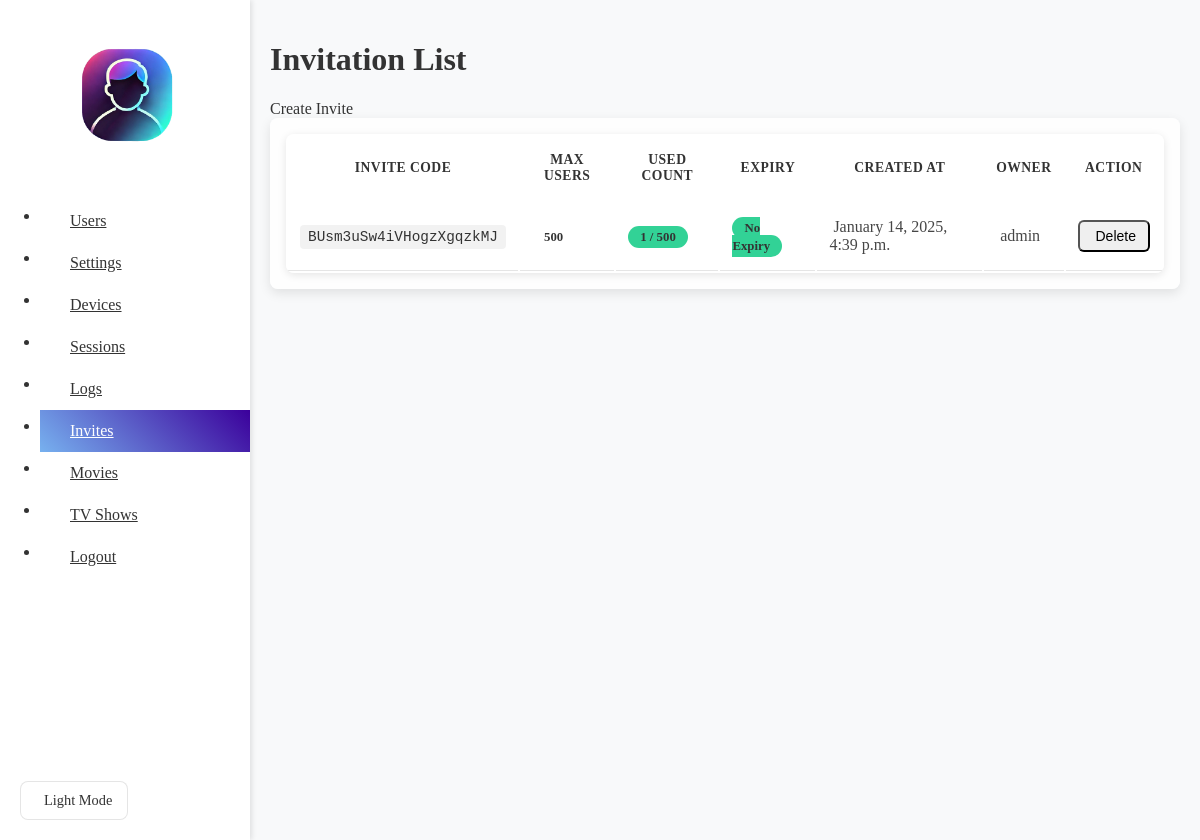
Page /invitations/ (signed in) on the committed database.
### jellyfin_control/models.py (models this page shows, shortened)
class Invitation(models.Model):
    id = models.UUIDField(primary_key=True, default=uuid.uuid4, editable=False)
    invite_code = models.CharField(max_length=30, unique=True)
    max_users = models.IntegerField()
    used_count = models.IntegerField(default=0)
    expiry = models.DateTimeField(null=True, blank=True)
    created_at = models.DateTimeField(auto_now_add=True)
    user = models.ForeignKey(settings.AUTH_USER_MODEL, on_delete=models.CASCADE, null=True, blank=True)

class CustomUser(AbstractBaseUser, PermissionsMixin):
    email = models.EmailField(unique=True)
    first_name = models.CharField(max_length=30, blank=True)
    last_name = models.CharField(max_length=30, blank=True)
    is_active = models.BooleanField(default=True)
    is_staff = models.BooleanField(default=False)
    jellyfin_user_id = models.CharField(max_length=255, unique=True, null=True, blank=True)  # New field
    objects = CustomUserManager()
    USERNAME_FIELD = 'email'
    REQUIRED_FIELDS = []
    def __str__(self):
        return self.email

### jellyfin_control/views.py (the view)
# urls.py: path('invitations/', views.invitation_list, name='invitation_list'),
@login_required
def invitation_list(request):
    user = request.user
    if user.is_superuser:
        invitations = Invitation.objects.all()
    else:
        invitations = Invitation.objects.filter(user=user)
    return render(request, 'invitation_list.html', {'invitations': invitations})

### jellyfin_control/context_processors.py (called while the page is built)
def is_superuser(request):
    return {
        'is_superuser': request.user.is_authenticated and request.user.is_superuser
    }

def user_info(request):
    if request.user.is_authenticated:
        return {'username': request.user.email}
    return {'username': None}

def check_default_invite(request):
    default_invite_code = None
    default_invite_exists = False
    try:
        config = Config.objects.first()  # Assuming there's only one Config object
        if config and config.invite_code:
            default_invite_code = config.invite_code
            default_invite_exists = Invitation.objects.filter(invite_code=default_invite_code).exists()
    except ObjectDoesNotExist:
        pass
    return {
        'default_invite_code': default_invite_code,
        'default_invite_exists': default_invite_exists,
    }

### jellyfin_control/templates/invitation_list.html (shortened to what this page needs)
{% extends 'base.html' %}
{% block content %}
<div class="uk-container">
    <div class="settings-card uk-margin-medium-bottom">
        <div class="uk-flex uk-flex-between uk-flex-middle">
            <h1 class="uk-heading-medium uk-margin-remove">Invitation List</h1>
            <div class="uk-flex uk-flex-middle uk-flex-wrap">
                <a onclick="createInvitation()" class="uk-button uk-button-primary uk-margin-small-right">
                    Create Invite
                </a>
            </div>
        </div>
    </div>
    <div class="settings-card">
        {% if invitations %}
        <div class="uk-overflow-auto">
            <table class="uk-table uk-table-divider uk-table-hover uk-table-middle uk-table-small">
                <thead>
                    <tr>
                        <th>Invite Code</th>
                        <th>Max Users</th>
                        <th>Used Count</th>
                        <th>Expiry</th>
                        <th>Created At</th>
                        {% if user.is_superuser %}
                        <th>Owner</th>
                        {% endif %}
                        <th>Action</th>
                    </tr>
                </thead>
                <tbody>
                    {% for invitation in invitations %}
                    <tr>
                        <td>
                            <code class="invite-code">{{ invitation.invite_code }}</code>
                        </td>
                        <td>
                            <span class="uk-label">{{ invitation.max_users }}</span>
                        </td>
                        <td>
                            <span class="uk-label {% if invitation.used_count >= invitation.max_users %}uk-label-danger{% else %}uk-label-success{% endif %}">
                                {{ invitation.used_count }} / {{ invitation.max_users }}
                            </span>
                        </td>
                        <td>
                            {% if invitation.expiry %}
                            <span class="uk-text-small">
                                <span uk-icon="clock" class="uk-margin-small-right"></span>
                                {{ invitation.expiry|date:"F j, Y, g:i a" }}
                            </span>
                            {% else %}
                            <span class="uk-label uk-label-success">No Expiry</span>
                            {% endif %}
                        </td>
                        <td>
                            <span class="uk-text-small">
                                {{ invitation.created_at|date:"F j, Y, g:i a" }}
                            </span>
                        </td>
                        {% if user.is_superuser %}
                        <td>
                            <span class="uk-text-small">
                                {{ invitation.user }}
                            </span>
                        </td>
                        {% endif %}
                        <td>
                            <button onclick="deleteInvitation('{{ invitation.invite_code }}')"
                                    class="uk-button uk-button-danger uk-button-small">
                                Delete
                            </button>
                        </td>
                    </tr>
                    {% endfor %}
                </tbody>
            </table>
        </div>
        {% endif %}
    </div>
</div>
{% endblock %}

### jellyfin_control/templates/base.html (style rules this page uses)
:root { --background-color: #f8f9fa; --text-color: #333333; --sidebar-bg: #ffffff; --card-bg: rgba(255, 255, 255, 0.9); --hover-bg: rgba(0, 0, 0, 0.05); --overlay-bg: rgba(0, 0, 0, 0.7); --input-bg: #ffffff; --border-color: rgba(0, 0, 0, 0.1); }
body { background-color: var(--background-color); color: var(--text-color); min-height: 100vh; margin: 0; }
.uk-table { background: var(--card-bg); color: var(--text-color); border-radius: 8px; box-shadow: 0 2px 8px rgba(0, 0, 0, 0.1); overflow: hidden; }
.uk-table thead { background: var(--sidebar-bg); border-bottom: 2px solid var(--border-color); }
.uk-table th { color: var(--text-color); font-weight: 600; font-size: 0.95rem; padding: 16px 12px; text-transform: uppercase; letter-spacing: 0.5px; }
.uk-table td { padding: 16px 12px; vertical-align: middle; border-bottom: 1px solid var(--border-color); }
.uk-table tbody tr { transition: background-color 0.2s ease; }
.uk-table .uk-button { border-radius: 6px; text-transform: none; font-weight: 500; padding: 6px 12px; transition: all 0.2s ease; }
.uk-table .uk-button-small { font-size: 0.875rem; }
.uk-table .uk-label { font-weight: 600; padding: 4px 12px; border-radius: 20px; text-transform: none; font-size: 0.8rem; }
.uk-table .uk-label-success { background: #32d296; }
.uk-overflow-auto { border-radius: 8px; box-shadow: 0 4px 12px rgba(0, 0, 0, 0.1); background: var(--card-bg); padding: 16px; }

### jellyfin_control/templates/invitation_list.html (style rules this page uses)
.invite-code { background: var(--hover-bg); padding: 4px 8px; border-radius: 4px; font-family: monospace; font-size: 0.9rem; }
.uk-table th { text-transform: uppercase; font-size: 0.85rem; letter-spacing: 0.5px; }
.uk-label { font-weight: 500; padding: 3px 10px; border-radius: 12px; }
.uk-text-small { color: var(--text-color); opacity: 0.9; }
.uk-button { border-radius: 6px; font-weight: 500; }
.uk-button-small { padding: 0 15px; }

### rows in the picture
Invitation: invite_code "BUsm3uSw4iVHogzXgqzkMJ", max_users "500", used_count "1", shows "No Expiry", created_at "January 14, 2025, 4:39 p.m.", user "admin"
